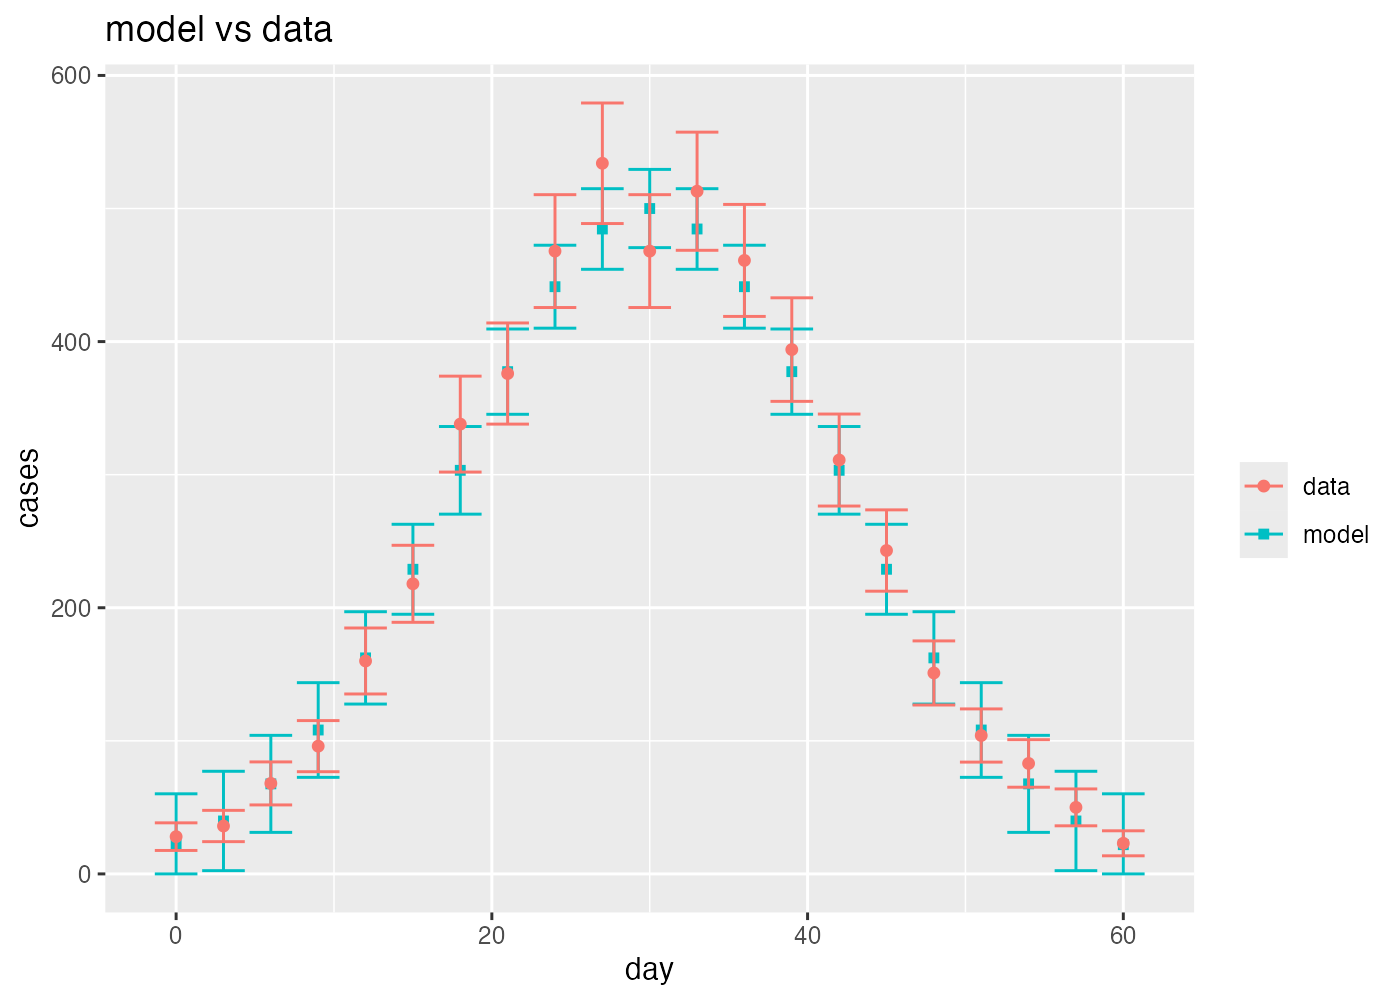

The R source for this figure:
# Task: Make this plot more visually appealing
#
# Below is a bare-bones ggplot showing observed case counts (data,
# with 95% uncertainty intervals) against model predictions (also
# with 95% intervals) at the same checkpoints. It works, but it is
# not presentation- or publication-ready - and with both data and
# model shown as overlapping points and errorbars, it's hard to
# tell them apart.
#
# Your job: apply the design principles from the "How visualize
# practically?" session to turn this into a figure you'd be happy to put in a
# paper or a slide.
#
# You may change anything: geoms, colors, theme, labels, axis
# scales, legend, annotations - as long as the plot still shows
# the same information (data points, model fit, uncertainty).

library(ggplot2)

set.seed(42)

# --- Simulate a simple epidemic-like time series ------------------

days <- 0:60

# "True" underlying epidemic curve (gamma-shaped epidemic curve)
true_curve <- function(t) {
  peak <- 30
  width <- 12
  height <- 500
  height * exp(-((t - peak)^2) / (2 * width^2))
}

model_mean <- true_curve(days)

# Uncertainty grows slightly away from the data-rich middle of the outbreak
model_sd <- 15 + 0.15 * abs(days - 30)

# Only report the model prediction every few days, like a model that
# was fit and evaluated at discrete checkpoints
model_days <- seq(0, 60, by = 3)
model_mean_pts <- true_curve(model_days)
model_sd_pts <- 15 + 0.15 * abs(model_days - 30)

model_df <- data.frame(
  day = model_days,
  fit = model_mean_pts,
  lower = pmax(model_mean_pts - 1.96 * model_sd_pts, 0),
  upper = model_mean_pts + 1.96 * model_sd_pts
)

# Noisy observed case counts (Poisson noise around the true curve)
obs_days <- seq(0, 60, by = 3)
obs_cases <- rpois(length(obs_days), lambda = pmax(true_curve(obs_days), 1))

observed_df <- data.frame(
  day = obs_days,
  cases = obs_cases,
  # crude 95% uncertainty interval on the counts (Wald-type on Poisson)
  lower = pmax(obs_cases - 1.96 * sqrt(obs_cases), 0),
  upper = obs_cases + 1.96 * sqrt(obs_cases)
)

# --- The plot students will improve --------------------------------

p <- ggplot() +
  geom_errorbar(data = model_df, aes(x = day, ymin = lower, ymax = upper, color = "model")) +
  geom_point(data = model_df, aes(x = day, y = fit, color = "model"), shape = 15) +
  geom_errorbar(data = observed_df, aes(x = day, ymin = lower, ymax = upper, color = "data")) +
  geom_point(data = observed_df, aes(x = day, y = cases, color = "data")) +
  labs(title = "model vs data", x = "day", y = "cases", color = "")

p
